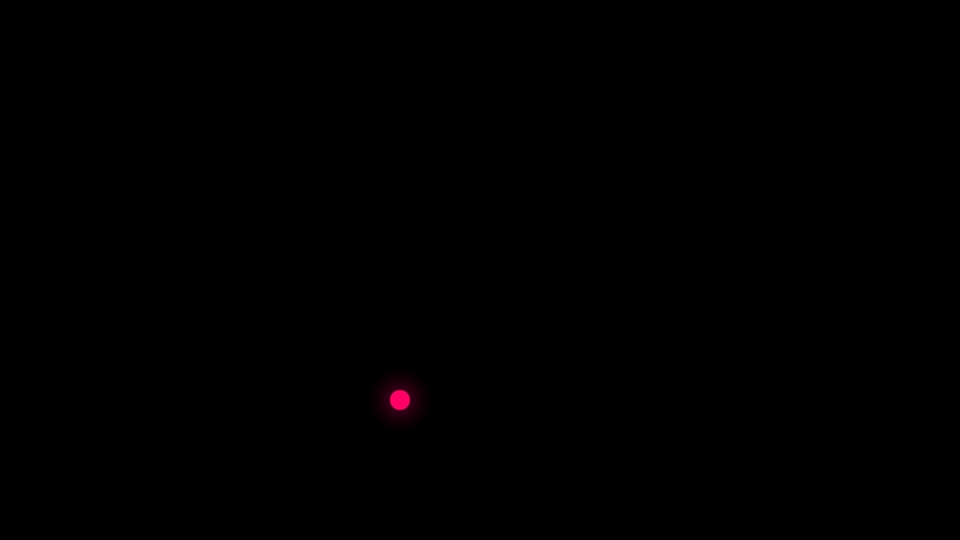
Frame 1 (no input)
Frame 60 (no input): identical to frame 1, image omitted
Frame 120 (the mouse pressed at the canvas centre since frame 60): identical to frame 1, image omitted

The p5.js sketch that drew this single still picture (run headless with seeded random() and noise() and a simulated clock; from frame 60 on, the mouse is pressed at the canvas centre):

// p5.js sketch
// ── sketch.js
let offset = 0.0;

function setup(){
  createCanvas(960, 540);
  fill(255);
  stroke(255);
  strokeWeight(3);

  textAlign(CENTER, CENTER);
  textSize(128);
  pixelDensity(2); // High res, slows frame rate
  
  colorMode(RGB, 255, 255, 255, 255); // Set color mode to RGB
}

function draw(){
  frameRate(24);
  background(0);
  objectNeon(400, 400, color(255, 0, 100, 255));
}


function objectNeon(x, y, glowColor){
  glow(glowColor, 50); // Apply glow before drawing

  
  noStroke();
  fill(glowColor);
  circle(x, y, 20);
}

function glow(glowColor, blurriness){
  drawingContext.shadowBlur = blurriness;
  drawingContext.shadowColor = glowColor;
}
